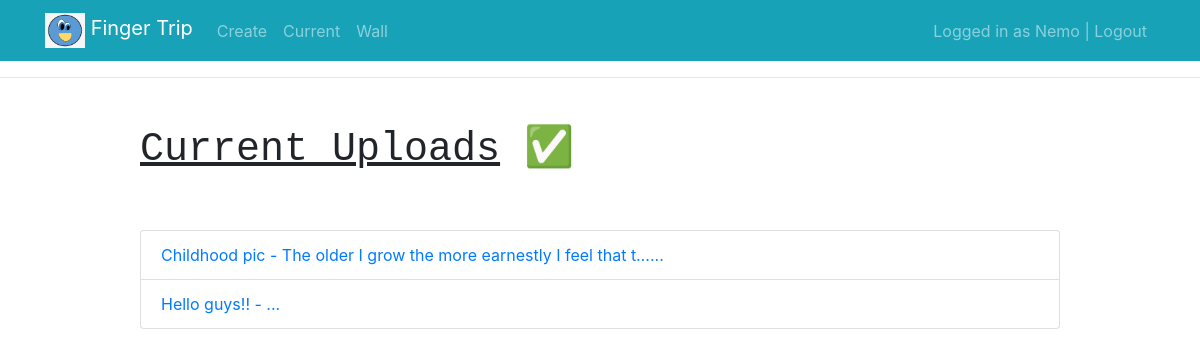
/current/ (signed in), run on the app's committed database.
### trip/models.py (models this page shows, shortened)
class Trip(models.Model):
    title = models.CharField(max_length=100)
    description = models.TextField(max_length=1000, blank=True)
    image = models.ImageField(upload_to='trip/images/')
    updated = models.DateTimeField(auto_now_add=True)
    created = models.DateTimeField(auto_now_add=True)
    user = models.ForeignKey(User, on_delete=models.CASCADE, related_name='user')
    likes = models.ManyToManyField(User, related_name='trip_post' ,blank=True, default=None)

### trip/views.py (the view)
# urls.py: path('current/', views.currentuploads, name="currentuploads"),
@login_required
def currentuploads(request):
    trips = Trip.objects.filter(user=request.user)
    return render(request, 'trip/currentuploads.html', {'trips':trips})

### trip/templates/trip/currentuploads.html
{% extends 'trip/base.html' %}
{% block content %}
<div class="row justify-content-center mt-5">
  <div class="col-md-10">
    <h1 style="font-family:courier;"><u>Current Uploads</u> ✅</h1>
  </div>
</div>
<div class="row justify-content-center mt-5">
  <div class="col-md-10">
    <div class="list-group">
      {% for trip in trips %}
      <a href="{% url 'viewtrip' trip.id %}"  class="list-group-item">
      {{ trip.title }} - {{ trip.description|striptags|truncatechars:50 }}...
      </a>
      {% endfor %}
    </div>
  </div>
</div>
{% endblock %}

### trip/templates/trip/base.html (shortened to what this page needs)
{% load static %}
<!doctype html>
<html lang="en">
<head>
    <link rel="stylesheet" href="https://stackpath.bootstrapcdn.com/bootstrap/4.4.1/css/bootstrap.min.css">
</head>
<body>
  <nav class="navbar navbar-expand-md navbar-dark bg-info ">
    <div class="container">
      <a class="navbar-brand" href="{% url 'home' %}">
           <img src="{% static 'trip/smile.png' %}" width="40" height="35" class="d-inline-block align-top"-->
          <span>Finger Trip</span>
      </a>
    <div class="collapse navbar-collapse" id="navbarNav">
    {% if user.is_authenticated %}
        <ul class="navbar-nav mr-auto">
                <li class="nav-item {{ create }}">
                    <a class="nav-link" href="{% url 'createuploads' %}">Create</a>
                </li>
                <li class="nav-item {{ current }}">
                    <a class="nav-link" href="{% url 'currentuploads' %}">Current</a>
                </li>
                <li class="nav-item {{ wall }}">
                    <a class="nav-link" href="{% url 'wall' %}">Wall</a>
                </li>
        </ul>
    {% endif %}
    <ul class="navbar-nav ml-auto">
                {% if user.is_authenticated %}
                  <li class="nav-item">
                        <a href="#" onclick="$('#signOutBtn').click()" class="nav-link">Logged in as {{ user.username }} | Logout</a>
                    </li>
                {% endif %}
            </ul>
        </div>
    </div>
    </nav>
    <hr>
    <div class="container">
    {% block content %}{% endblock %}
    </div>
  </body>
  </html>

### data on the page
Trip: title "Childhood pic", description "The older I grow the more earnestly I feel that t…"
Trip: title "Hello guys!!"

### other printed values
{{ user.username }} "Nemo"
